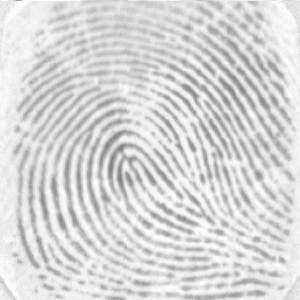
#> input picture finger1.png, 300 x 300 px
$ jupyter execute --allow-errors triplet_matching.ipynb
#> lines starting #> are read from the running program, lines starting #| are printed output that depends on the picture; after the words box and inside, x2 and y2 are one past the last pixel; in counts of white or black regions, pixels touching at a corner belong together
[cell 1]
import cv2
import numpy as np
import matplotlib.pyplot as plt

# Load fingerprint image in grayscale
img1 = cv2.imread('finger1.png', cv2.IMREAD_GRAYSCALE)
#> img1 is the input picture: shape (300, 300); min 121, max 250, mean 215.8
img2 = cv2.imread('finger2.png', cv2.IMREAD_GRAYSCALE)
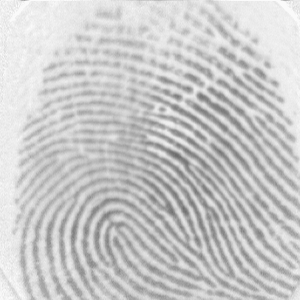
#> input picture finger2.png, 300 x 300 px
#> img2 is the input picture: shape (300, 300); min 108, max 250, mean 201.2

# Binarization (Adaptive threshold)
binary1 = cv2.adaptiveThreshold(img1, 255, cv2.ADAPTIVE_THRESH_MEAN_C,
                               cv2.THRESH_BINARY_INV, 15, 10)
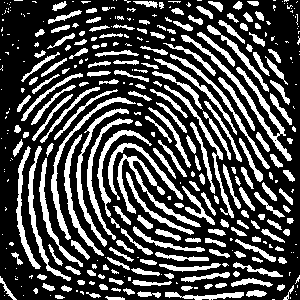
#> binary1: shape (300, 300); 29.9% white; 350 white regions (152 under 20 px), largest, box (x1, y1, x2, y2) and area: (181, 35, 292, 161) 1139, (117, 154, 201, 227) 909, (51, 97, 136, 240) 822
binary2 = cv2.adaptiveThreshold(img2, 255, cv2.ADAPTIVE_THRESH_MEAN_C,
                               cv2.THRESH_BINARY_INV, 15, 10)
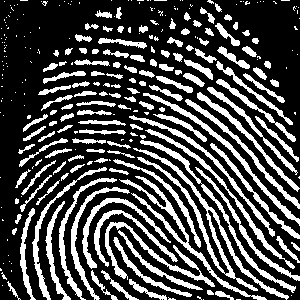
#> binary2: shape (300, 300); 29% white; 286 white regions (150 under 20 px), largest, box (x1, y1, x2, y2) and area: (133, 148, 289, 300) 1857, (119, 176, 267, 300) 1202, (143, 93, 300, 226) 949

# Thinning (Skeletonization)
from skimage.morphology import skeletonize
skeleton1 = skeletonize(binary1 // 255)
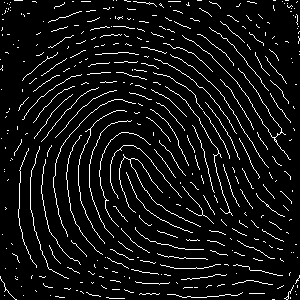
#> skeleton1: shape (300, 300) bool; 6.8% white in thin lines or dots
skeleton2 = skeletonize(binary2 // 255)
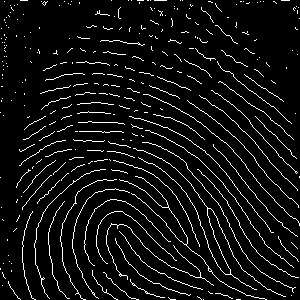
#> skeleton2: shape (300, 300) bool; 6.4% white in thin lines or dots

plt.imshow(skeleton1, cmap='gray')
# # plt.imshow(skeleton1, cmap='gray')
# # plt.title('Thinned Fingerprint 1')
# # plt.title('Thinned Fingerprint 2')
# plt.show()

[cell 2]
def minutiae_extraction(skeleton):
    minutiae = []
    rows, cols = skeleton.shape
#> rows = 300; cols = 300
    for y in range(1, rows-1):
        for x in range(1, cols-1):
            if skeleton[y, x]:
                neighborhood = skeleton[y-1:y+2, x-1:x+2]
                crossing_number = np.sum(neighborhood) - 1  # exclude center pixel
                if crossing_number == 1:
                    minutiae_type = 'ending'
                elif crossing_number == 3:
                    minutiae_type = 'bifurcation'
                else:
                    continue
                minutiae.append({'x': x, 'y': y, 'type': minutiae_type})
#> after the loop, minutiae = 651 items
    return minutiae

minutiae_points1 = minutiae_extraction(skeleton1)
#> minutiae_points1 = 651 items
minutiae_points2 = minutiae_extraction(skeleton2)
#> minutiae_points2 = 486 items

print(f"Extracted {len(minutiae_points1)} minutiae points from fingerprint1")
#| Extracted 651 minutiae points from fingerprint1
print(f"Extracted {len(minutiae_points2)} minutiae points from fingerprint2")
#| Extracted 486 minutiae points from fingerprint2

[cell 3]
def plot_minutiae(img, minutiae):
    plt.figure(figsize=(8,8))
    plt.imshow(img, cmap='gray')
    for point in minutiae:
        color = 'r' if point['type'] == 'ending' else 'b'
        plt.plot(point['x'], point['y'], color + 'o')
#> this loop made 651 passes
#> (point, color) on passes 1 to 3: ({'x': 32, 'y': 1, 'type': 'ending'}, 'r'), ({'x': 72, 'y': 1, 'type': 'ending'}, 'r'), ({'x': 73, 'y': 1, 'type': 'ending'}, 'r')
    plt.title('Minutiae Points')
    plt.show()
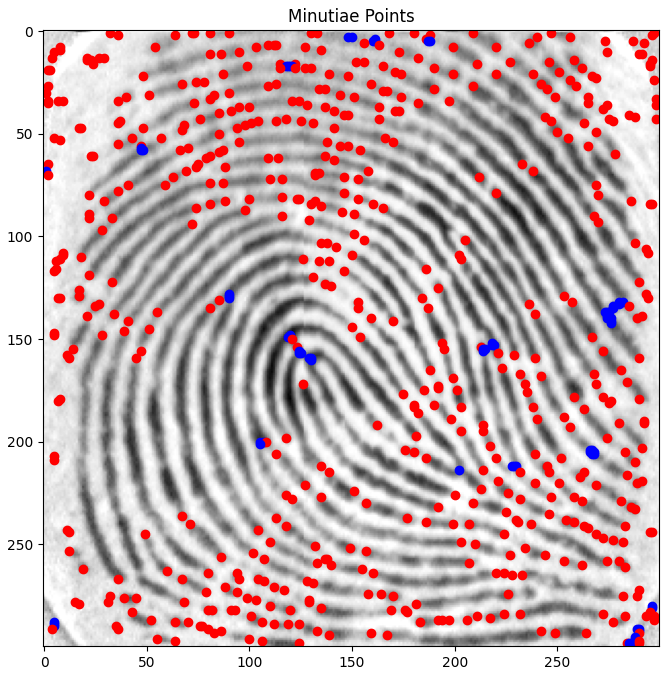
#> figure drawn by matplotlib, 1 panel

plot_minutiae(img1, minutiae_points1)
plot_minutiae(img2, minutiae_points2)
#> the loop in plot_minutiae (call 2), `for point in minutiae:` made 486 passes
#> (point, color) on passes 1 to 3: ({'x': 47, 'y': 1, 'type': 'ending'}, 'r'), ({'x': 208, 'y': 1, 'type': 'ending'}, 'r'), ({'x': 240, 'y': 1, 'type': 'ending'}, 'r')
#> in plot_minutiae (call 2), `plt.show()`:
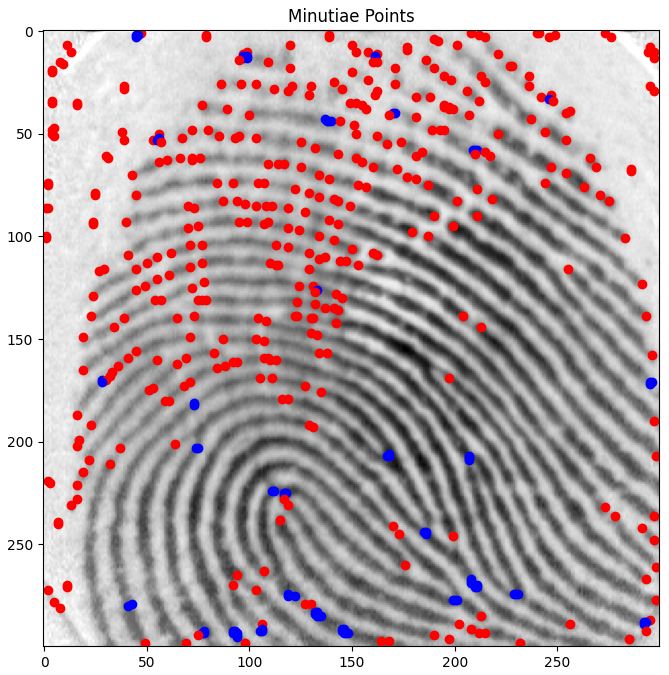
#> figure drawn by matplotlib, 1 panel
